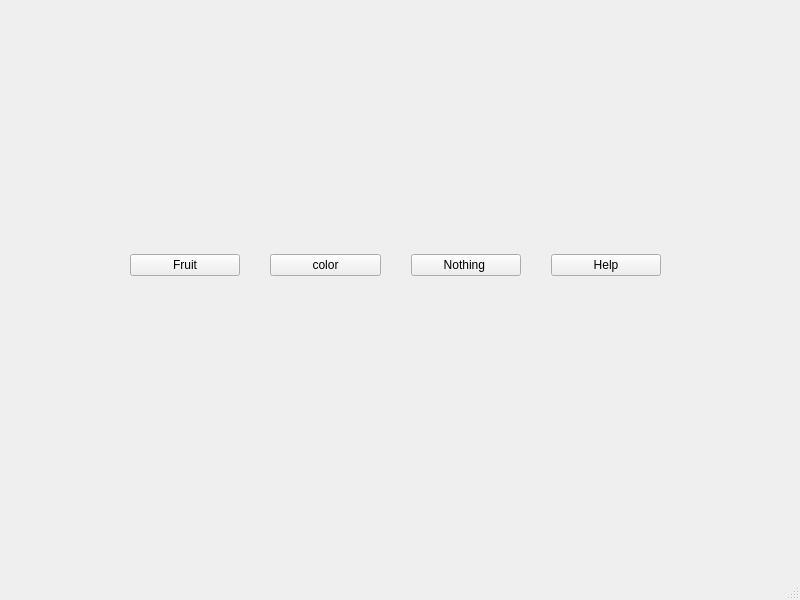
<?xml version="1.0" encoding="UTF-8"?>
<ui version="4.0">
 <class>MainWindow</class>
 <widget class="QMainWindow" name="MainWindow">
  <property name="geometry">
   <rect>
    <x>0</x>
    <y>0</y>
    <width>800</width>
    <height>600</height>
   </rect>
  </property>
  <property name="windowTitle">
   <string>MainWindow</string>
  </property>
  <widget class="QWidget" name="centralwidget">
   <widget class="QWidget" name="layoutWidget">
    <property name="geometry">
     <rect>
      <x>130</x>
      <y>230</y>
      <width>531</width>
      <height>71</height>
     </rect>
    </property>
    <layout class="QHBoxLayout" name="horizontalLayout">
     <property name="spacing">
      <number>30</number>
     </property>
     <item>
      <widget class="QPushButton" name="pushButton_fruite">
       <property name="text">
        <string>Fruit</string>
       </property>
      </widget>
     </item>
     <item>
      <widget class="QPushButton" name="pushButton_color">
       <property name="text">
        <string>color</string>
       </property>
      </widget>
     </item>
     <item>
      <widget class="QPushButton" name="pushButton_noting">
       <property name="text">
        <string>Nothing </string>
       </property>
      </widget>
     </item>
     <item>
      <widget class="QPushButton" name="pushButton_help">
       <property name="text">
        <string>Help</string>
       </property>
      </widget>
     </item>
    </layout>
   </widget>
  </widget>
  <widget class="QMenuBar" name="menubar">
   <property name="geometry">
    <rect>
     <x>0</x>
     <y>0</y>
     <width>800</width>
     <height>22</height>
    </rect>
   </property>
  </widget>
  <widget class="QStatusBar" name="statusbar"/>
 </widget>
 <resources/>
 <connections/>
</ui>
